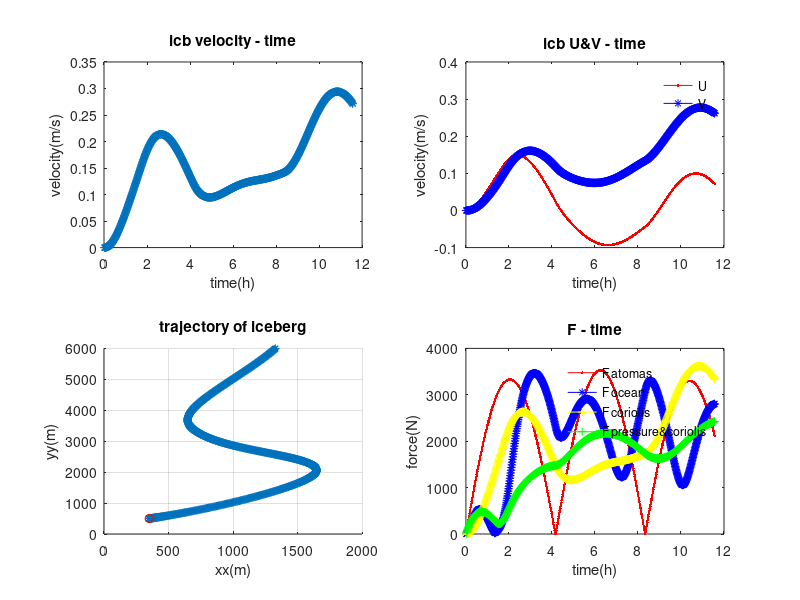

Recreate this plot in MATLAB.
%%%%%%%%%%%%%%%%%%%%%%%%%%%%%%%%%%%%%%%%%%%%%%%%%%%%%
%    Grounded model
%
%    Author: weiyan ZHANG
%    Created: Oct 2018
%    Updated:
%    Last Modif by:
%    Last Modif on: 
%%%%%%%%%%%%%%%%%%%%%%%%%%%%%%%%%%%%%%%%%%%%%%%%%%%%%%%
clear all

% load grid information from the model
%{
gname = 'C:\Users\61414\Downloads\misom020_grd.nc';
lat_rho = ncread(gname,'lat_rho');
lon_rho = ncread(gname,'lon_rho');
dx = ones(size(lat_rho,1),size(lat_rho,2));
dy = ones(size(lat_rho,1),size(lat_rho,2));
[xx yy] = meshgrid([1:size(lat_rho,2)],[1:size(lon_rho,1)]); 
%}

%{
% calculate dx, dy from model in m
pm = ncread(gname,'pm');
pn = ncread(gname,'pn');
dx = 1./pm;
dy = 1./pn;
%}

% Creates 2d grid of same size as model
X_lim = 14000;
Y_lim = 6000;
[X,Y] = meshgrid([0:X_lim],[0:Y_lim]);
Z = 700 - X ;

% indicate the initial location of the particle
xx_ini = 350;
yy_ini = 500;

% set variable useful for the trajectory equation
U = 0;
V = 0;

% ocean coeff
Co = 0.85; % dimensionless coefficient of resistance
Cdo_skin = 0.0055; % ocean-iceberg friction coeff
rho_h2o = 1028; % seawater density kg m-3

% atmospheric coeff
rho_air = 1.225; % air density kg m-3
Ca = 0.4; % dimensionless coefficient of resistance
Cda_skin = 0.0022; % air-iceberg friction coeff
Cd = 1.25e-3;  % dimensionless air-sea friction coeff

% coriolis coeff
w_r = 7.2921e-5;
f = 2 * w_r * sin(-67*pi/180);
    
% size of the iceberg 
rho_icb = 916.7; % kg m-3
depth = 10; % m
depth_icb_under = depth * (rho_icb / rho_h2o);
depth_icb_above = depth - depth_icb_under;
lenth = 100; % assume width is equal to lenth
dA_o = lenth * depth_icb_under; % m^2 ideally per face 
dA_a = lenth * depth_icb_above; % m^2 ideally per face
Ad = lenth ^ 2;
M = rho_icb * lenth ^ 2 * depth; % kg

% data set
step = 2000;
time_all = zeros(1,step);
U_all = zeros(1,step);
V_all = zeros(1,step);
x_all = zeros(1,step);
y_all = zeros(1,step);
Fa_all = zeros(1,step);
Fo_all = zeros(1,step);
Fc_all = zeros(1,step);
Fcp_all = zeros(1,step);
vel_all = zeros(1,step);
z_all = zeros(1,step);
uo_cst_all = zeros(1,step);
vo_cst_all = zeros(1,step);
ua_all = zeros(1,step);
va_all = zeros(1,step);

% timestep
dt = 60; % s

% do a loop    
xx_ = xx_ini;
yy_ = yy_ini;

for i=1:step
    
    theta = (i/step) * 8 * pi;
% ocean velocity
    uo_cst = 0.1 * sin(theta); % m/s
    vo_cst = 0.1 * sin(theta);

% atmospheric velocity (at 10m)
% the wind in the model will be given as wind stress -- do the conversion
% tau_wind = rho_air*Cd*U^2 (tau_wind is sustr or svstr in model)

    sustr = abs(0.05 * sin(theta)); %newton meter-2
    svstr = abs(0.05 * sin(theta));
    ua = sqrt(sustr / (rho_air * Cd)); % m s-2
    va = sqrt(svstr / (rho_air * Cd)); % m s-2
    
    time_all(i) = i/60;
    uo_cst_all(i) = uo_cst;
    vo_cst_all(i) = vo_cst;
    ua_all(i) = ua;
    va_all(i) = va;
end

for j = 1:step

% absolute values of relative velocities
    omid = sqrt((uo_cst_all(j) - U) ^ 2 + (vo_cst_all(j) - V) ^ 2);
    amid = sqrt((ua_all(j) - U) ^ 2 + (va_all(j) - V) ^ 2);
    omid_skin = sqrt((uo_cst_all(j) - U) ^ 2 + (vo_cst_all(j) - V) ^ 2);
    amid_skin = sqrt((ua_all(j) - U) ^ 2 + (va_all(j) - V) ^ 2);

% Force due to the Atomasphere
    Fa_u = rho_air * 0.5 * Ca * dA_a * amid * (ua_all(j) - U) + rho_air * Cda_skin * Ad * amid_skin * (ua_all(j) - U);
    Fa_v = rho_air * 0.5 * Ca * dA_a * amid * (va_all(j) - U) +  rho_air * Cda_skin * Ad * amid_skin * (va_all(j) - V);

% Force due to the Ocean
    Fo_u = rho_h2o * 0.5 * Co * dA_o * omid * (uo_cst_all(j) - U) + rho_h2o * Cdo_skin * Ad * omid_skin * (uo_cst_all(j) - U);
    Fo_v = rho_h2o * 0.5 * Co * dA_o * omid * (vo_cst_all(j) - U) + rho_h2o * Cdo_skin * Ad * omid_skin * (vo_cst_all(j) - V);

% Coriolis Force
    Fc_u = - (M * f * V);
    Fc_v = - M * f * U;
    Fcp_u = -(- M * f * (V - vo_cst_all(j)));
    Fcp_v = - M * f * (U - uo_cst_all(j));
    au = (Fcp_u + Fa_u + Fo_u) / M;
    av = (Fcp_v + Fa_v + Fo_v) / M;  
                         
% calculate velocity
  s_u = U * dt + 0.5 * au * dt ^ 2;
  s_v = V * dt + 0.5 * av * dt ^ 2;
  x_all(j) = xx_;
  y_all(j) = yy_;
  U_all(j) = U;
  V_all(j) = V;
  vel = sqrt(U ^ 2 + V ^ 2);
  vel_all(j) = vel;
  Fa_all(j) = sqrt(Fa_u ^ 2 + Fa_v ^ 2);
  Fo_all(j) = sqrt(Fo_u ^ 2 + Fo_v ^ 2);
  Fc_all(j) = sqrt(Fc_u ^ 2 + Fc_v ^ 2);
  Fcp_all(j) = sqrt(Fcp_u ^ 2 + Fcp_v ^ 2);
  
  z = 10 + xx_;
  z_all(j) = z;
  
% new velocity & location
  U = U + au * dt;
  V = V + av * dt;
  xx_ = xx_ + s_u;
  yy_ = yy_ + s_v;

end

for t = 1:step
    if x_all(t)>=0 && x_all(t)<=X_lim && y_all(t)>=0 && y_all(t)<=Y_lim 
        if depth_icb_under > abs(z_all(t))
            break
        end
    else
        break
    end
end 

if abs(depth_icb_under) > abs(z)
    disp(['warning! ground when time = ',num2str(time_all(t-1)),' h']);
    disp(['x = ',num2str(x_all(t-1)),' y = ',num2str(y_all(t-1))]);
else
    disp(['warning! out of domain when time = ',num2str(time_all(t-1)),' h']);
    disp(['x = ',num2str(x_all(t-1)),' y = ',num2str(y_all(t-1))]);
end

subplot(2,2,1);
plot(time_all(1:t-1),vel_all(1:t-1),'*-');
title('icb velocity - time');
xlabel('time(h)');
ylabel('velocity(m/s)');

subplot(2,2,2);
plot(time_all(1:t-1),U_all(1:t-1),'-r.');
hold on;
plot(time_all(1:t-1),V_all(1:t-1),'-b*');
legend('U','V');
legend('boxoff');
title('icb U&V - time');
xlabel('time(h)');
ylabel('velocity(m/s)');

subplot(2,2,3);
%mesh(X,Y,Z);
hold on;
zlim([-50,0]);
plot(x_all(1:t-1),y_all(1:t-1),'*-');
grid;
hold on;
plot(x_all(1),y_all(1),'ro');
title('trajectory of iceberg');
xlabel('xx(m)');
ylabel('yy(m)');
zlabel('depth(m)');
%boxplot3(x_all(t)-5,y_all(t)-5,-depth_icb_under,lenth,width,depth);

subplot(2,2,4);
plot(time_all(1:t-1),Fa_all(1:t-1),'-r.');
hold on;
plot(time_all(1:t-1),Fo_all(1:t-1),'-b*');
hold on;
plot(time_all(1:t-1),Fc_all(1:t-1),'-y+');
hold on;
plot(time_all(1:t-1),Fcp_all(1:t-1),'-g+');
legend('F_ atomas','F_ ocean','F_ coriolis','F_ pressure&coriolis');
legend('boxoff');
title('F - time');
xlabel('time(h)');
ylabel('force(N)');

%{
figure, mesh(X,Y,Z);
hold on;
zlim([-50,5]);
plot(x_all(1:t-1),y_all(1:t-1),'*-');
grid;
hold on;
plot(x_all(1),y_all(1),'ro');
title('trajectory of iceberg');
xlabel('xx(m)');
ylabel('yy(m)');
zlabel('depth(m)');
boxplot3(x_all(t)-5,y_all(t)-5,-depth_icb_under,lenth,width,depth);
%}
% check if within the domain

% keep moving in time
